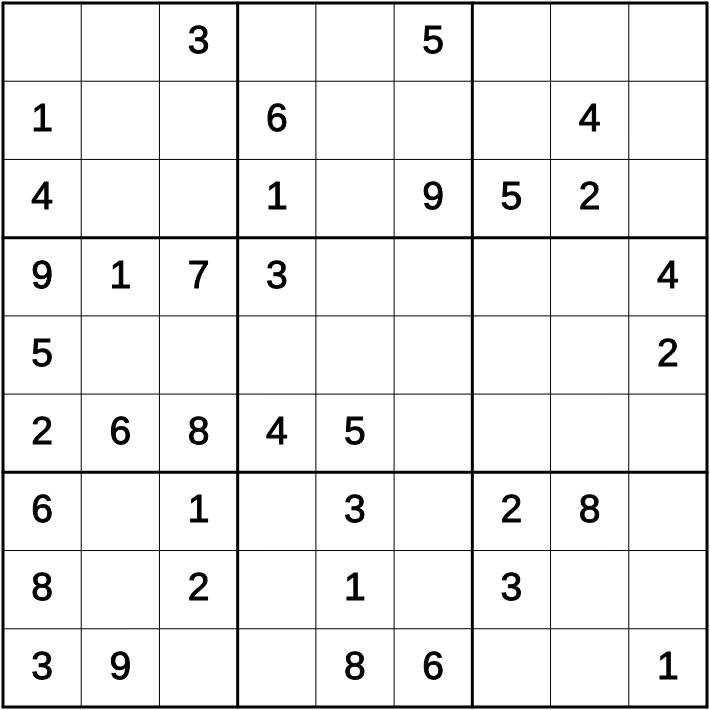
Frame 1 (no input)
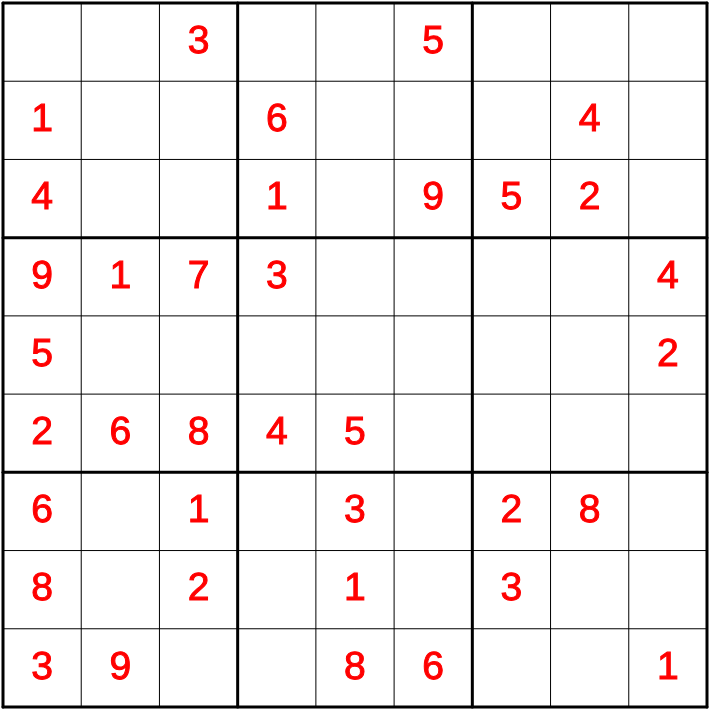
Frame 60 (no input)
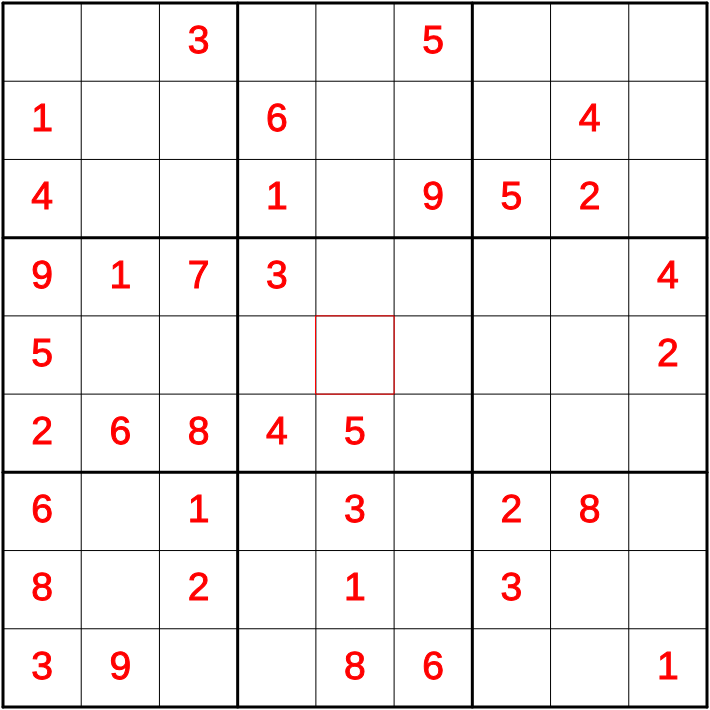
Frame 120 (the mouse pressed at the canvas centre since frame 60)

The p5.js sketch that drew these frames (run headless with seeded random() and noise() and a simulated clock; from frame 60 on, the mouse is pressed at the canvas centre):

// p5.js sketch
// ── sketch.js
//sodoku board creator/solver
//still need to implement detection if user inputted board is unsolvable (not obviously, but after trying everything)

var grid = []; //game board
var constants = []; //marks the origonal numbers as permanent
var highlighted = []; //marks the numbers highlighted by the player

var offset = 3; //space between the edge of the screen and the edge of the board
var w, h; //width and height of each space
var screenW, screenH; //width and height of the screen (minus the offset)
var numBlanks; //number of empty spaces at the start of the board

var animate = false; //whether or not the board creation process is shown

var instructions = [
  "click a space to select it, type a number to enter it",
  "adjust the slider to adjust the number of blank spaces at the start",
  "press s to solve",
  "press a to turn on/off animations",
  "press r to create a new board",
  "press q to check your answers (wrong answers are in the console, F12 to see them)",
  "press h while a space is selected to highlight it"
];
var instructionParagraphs = [];

var difficultySlider;
var createBoardBox;
var autoCreateBoard = true;

function setup() {
  if (windowWidth > windowHeight) {
    createCanvas(windowHeight - 290, windowHeight - 290);
  } else {
    createCanvas(windowWidth - 290, windowWidth - 290);
  }

  screenW = width - (offset * 2);
  screenH = height - (offset * 2);
  w = screenW / 9;
  h = screenH / 9;

  textAlign(CENTER, CENTER);
  //sets the text size to half of the smaller size paramater of each space
  if (w < h) {
    textSize(w / 2);
  } else {
    textSize(h / 2);
  }
  difficultySlider = createSlider(10, 60, 45, 1);
  numBlanks = difficultySlider.value();

  createBoardBox = createCheckbox('automatically create a board', true);
  createBoardBox.changed(changedEvent);

  createGrid();
  for (let i = 0; i < instructions.length; i++) {
    instructionParagraphs.push(createP());
  }
}

function changedEvent() {
  autoCreateBoard = this.checked();
  restart();
}

function createGrid() {
  //creates a blank grid
  for (let i = 0; i < 9; i++) {
    grid[i] = [];
    for (let j = 0; j < 9; j++) {
      grid[i][j] = false;
    }
  }
}

function drawGrid() {
  //shows grid
  push();

  //creates space around board
  translate(offset, offset);

  //draws the main layout of the board
  stroke(0);
  for (let i = 0; i <= 9; i++) {
    if (i % 3 == 0) {
      //bold lines to indicate squares
      strokeWeight(3);
    } else {
      strokeWeight(1);
    }
    line(0, i * w, screenW, i * w);
    line(i * h, 0, i * h, screenH);
  }

  //displays values of each space
  strokeWeight(1);
  for (let i = 0; i < 9; i++) {
    for (let j = 0; j < 9; j++) {
      if (grid[i][j]) {
        stroke(0);
        fill(0);
        //change text color based on if the number is origonal, highlighted, or neither
        if (inList(constants, [i, j])) {
          stroke(255, 0, 0);
          fill(255, 0, 0);
        } else if (inList(highlighted, [i, j])) {
          stroke(0, 255, 255);
          fill(0, 255, 255);
        }
        text(str(grid[i][j]), i * w + w / 2, j * h + h / 2);
      }
    }
  }

  //shows which space is currently selected by the player
  if (selected) {
    stroke(255, 0, 0);
    noFill();
    rect(selected[0] * w, selected[1] * h, w, h);
  }

  pop();
}

function eraseSpaces() {
  let x = int(random(9));
  let y = int(random(9));
  if (grid[x][y]) {
    grid[x][y] = false;
    numBlanks--;
  }
}

function markConstants() {
  for (let i = 0; i < 9; i++) {
    for (let j = 0; j < 9; j++) {
      if (grid[i][j]) {
        constants.push([i, j]);
      }
    }
  }
}

function draw() {
  background(255);

  if (autoCreateBoard) {
    if (numBlanks == 0) {
      markConstants();
      numBlanks--;
    } else if (animate) { //animates process of creating/solving board
      if (initBoard) { //creates fully solved grid
        solveGrid();
      } else if (numBlanks > 0) { //erases a set amount of the spaces in this solved board
        eraseSpaces();
      }
    } else { //same as previous w/o animations
      while (initBoard) {
        solveGrid();
      }
      while (numBlanks > 0) {
        eraseSpaces();
      }
    }
  } else {
    if (initBoard) {
      if (!animate) {
        while (initBoard) {
          solveGrid();
        }
      } else {
        solveGird();
      }
    }
  }

  drawGrid();
  for (let i = 0; i < instructionParagraphs.length; i++) {
    instructionParagraphs[i].html(instructions[i]);
  }
}

// ── Solver.js
var possibilities = {}; //all possible numbers for each space
var cSpace; //space to work on

var allNumbers = [1, 2, 3, 4, 5, 6, 7, 8, 9]; //all possible numbers for copying
var initBoard = true; //is board being created

function inList(list, item) {
  //checks if a tupple is in a list (couldn't use the ".includes()" function)
  for (var i = 0; i < list.length; i++) {
    if (list[i][0] == item[0] && list[i][1] == item[1]) {
      return true;
    }
  }

  return false;
}

function findEmpty() {
  //finds first empty space in the board
  for (let j = 0; j < 9; j++) {
    for (let i = 0; i < 9; i++) {
      if (!inList(constants, [i, j])) {
        return ([i, j]);
      }
    }
  }

  return false;
}

function checkIfLegal(x, y, num) {
  //checks if a move is legal
  for (let i = 0; i < 9; i++) {
    if (i != y && grid[x][i] == num){ //checking the move's column
      return false;
    }
    if (i != x && grid[i][y] == num){ //checking the move's row
      return false;
    }
  }

  //find the top right corner of the move's box
  let bX = x;
  let bY = y;
  while (bX % 3 != 0) {
    bX -= 1;
  }
  while (bY % 3 != 0) {
    bY -= 1;
  }

  //checks the move's box
  for (let i = bX; i < bX + 3; i++) {
    for (let j = bY; j < bY + 3; j++) {
      if (i != x || j != y) {
        if (grid[i][j] == num) {
          return false
        }
      }
    }
  }

  return true;
}

function shiftCurrent(x, y, dir) {
  //shifts current space either forward or backward (if dir = 1 or -1)
  x += dir;

  //if x goes past row's boundaries, shift y
  if (x < 0) {
    x = 8;
    y -= 1;
  }
  if (x > 8) {
    x = 0;
    y += 1;
  }

  //if board is finished, stop creating board
  if (y < 0 || y > 8) {
    initBoard = false;
  }

  newSpace = [x, y];
  if (inList(constants, [x, y])) {
    //makes sure current space isn't selected
    newSpace = shiftCurrent(newSpace[0], newSpace[1], dir);
  }

  return newSpace;
}

function solveGrid() {
  //solves grid (either to create a new grid, or solve a created grid)
  if (!cSpace) {
    //finds the first empty space
    cSpace = findEmpty();
    if (!cSpace) {
      //if there is no empty space, we're done
      initBoard = false;
      return;
    }

    //marks first space's possibilities as all numbers
    possibilities[cSpace] = [...allNumbers];
  }

  //shifts space forward if it is already full
  if (grid[cSpace[0]][cSpace[1]]) {
    cSpace = shiftCurrent(cSpace[0], cSpace[1], 1);
    return;
  }

  //if there are no possible numbers to use, goes back to the previous space
  if (possibilities[cSpace].length == 0) {
    grid[cSpace[0]][cSpace[1]] = false;
    cSpace = shiftCurrent(cSpace[0], cSpace[1], -1);
    grid[cSpace[0]][cSpace[1]] = false;
  } else {
    //chooses a random possibility for the space
    let cIndex = int(random(possibilities[cSpace].length));
    let cChoice = possibilities[cSpace][cIndex];
    possibilities[cSpace].splice(cIndex, 1);

    //if the chosen possibility is wrong, choses another one
    while (!checkIfLegal(cSpace[0], cSpace[1], cChoice)) {
      //if we run out of possibilites, shift back one space
      if (possibilities[cSpace].length <= 0) {
        grid[cSpace[0]][cSpace[1]] = false;
        cSpace = shiftCurrent(cSpace[0], cSpace[1], -1);
        grid[cSpace[0]][cSpace[1]] = false;
        return;
      }

      cIndex = int(random(possibilities[cSpace].length));
      cChoice = possibilities[cSpace][cIndex];
      possibilities[cSpace].splice(cIndex, 1);
    }
    grid[cSpace[0]][cSpace[1]] = cChoice;

    //shifts space forward, sets that space to have all possible numbers
    cSpace = shiftCurrent(cSpace[0], cSpace[1], 1);
    possibilities[cSpace] = [...allNumbers];
  }
}

function restart() {
  //resets everything
  grid = [];
  constants = [];
  highlighted = [];
  possibilities = {};

  cSpace = undefined;
  selected = undefined;

  numBlanks = difficultySlider.value();
  initBoard = autoCreateBoard;

  createGrid();
}

// ── UserInput.js
var selected;

function mousePressed() {
  //selects space that was clicked
  if (!initBoard) {
    let mX = int(mouseX / w);
    let mY = int(mouseY / h);
    selected = [mX, mY];
  }
}

function checkAnswers(showWrong = true) {
  //checks if the user's answers are correct
  let anyWrong = false;
  for (let i = 0; i < 9; i++) {
    for (let j = 0; j < 9; j++) {
      if (!checkIfLegal(i, j, grid[i][j]) && grid[i][j] && !inList(constants, [i, j])) {
        console.log(str(i + 1) + "," + str(j + 1) + " is wrong");
        anyWrong = true;
      }
    }
  }

  if (!anyWrong && showWrong) {
    console.log("No wrong answers");
  }
  return anyWrong;
}

function keyTyped() {
  if (key == 's') { //solves board
    if (autoCreateBoard) {
      initBoard = true;
      cSpace = false;
      numBlanks = -1;
      highlighted = [];
      emptyAnswers();
    } else {
      if (!checkAnswers(showWrong = false)) {
        markConstants();
        initBoard = true;
      }
    }
  }
  if (key == 'r') { //resets everything
    restart();
  }
  if (key == 'a') { //turns on/off animations
    animate = !animate;
  }
  if (key == 'q') { //checks player's answers
    checkAnswers();
  }
  if (key == 'h' && selected) { //highlights/unhighlights spaces
    let index = 100; //can't set index to false b/c false and 0 are seen as the same value
    for (let i = 0; i < highlighted.length; i++) {
      if (highlighted[i][0] == selected[0] && highlighted[i][1] == selected[1]) {
        index = i;
      }
    }
    if (index != 100) {
      highlighted.splice(index, 1);
    } else {
      highlighted.push(selected);
    }
  }
}

function emptyAnswers() {
  for (let i = 0; i < grid.length; i++) {
    for (let j = 0; j < grid[i].length; j++) {
      if (!inList(constants, [i, j])) {
        grid[i][j] = false;
      }
    }
  }
}

function keyPressed() {
  if (selected) { //sets space to number value (if keyboard input is a number)
    if (unchar(key) >= 49 && unchar(key) <= 57 && !inList(constants, selected)) {
      grid[selected[0]][selected[1]] = int(key);
    }
    if (keyCode == BACKSPACE && !inList(constants, selected)) { //erases a space's value (if it is not origonal)
      grid[selected[0]][selected[1]] = false;
      let index = 100; //can't set index to false b/c false and 0 are seen as the same value
      for (let i = 0; i < highlighted.length; i++) {
        if (highlighted[i][0] == selected[0] && highlighted[i][1] == selected[1]) {
          index = i;
        }
      }
      if (index != 100) {
        highlighted.splice(index, 1);
      }
    }
  }
}
